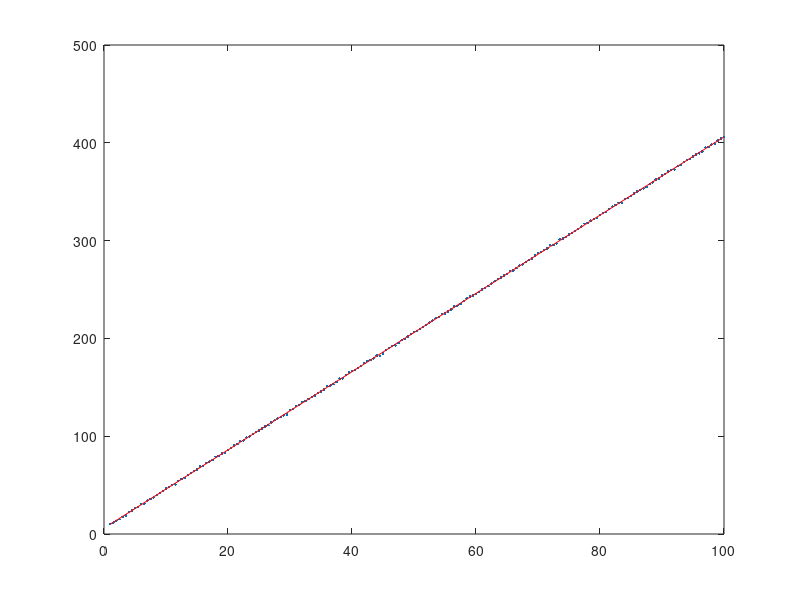

Source code (MATLAB): (Note: this script raises an error after producing the figure.)
function stochastic_demo()
clear all;close all;clc;
n = 100;a =4;b=6;xmin = 1;xmax=n; ymin =a*xmin+b;ymax=a*xmax+b;
x = [1:0.5:n];m = length(x)
y = a*x + b + (randn(1,m))*b*0.1;
plot(x,y,'.');  hold on;
xx=[ones(m,1),x']; yy=y';
w_right =  inv(xx'*xx)*xx'*yy  %best solution

p_yy=w_right(1)+w_right(2).*x; plot(x,p_yy,'-r'); hold on;
%% batch training
lambda = 500; %regularization 
[w_batch,batchthetaRecord, batchCostHistory] = gradientDescent(xx,[0;0;],yy,1e-2/n,lambda,100);
w_batch
p_yy=w_batch(1)+w_batch(2).*x; plot(x,p_yy,'-b'); hold on;
%% streaming training ;
lambda = 5000; %regularization
[w_stream,thetaRecord,  StochasticCostHistory] = StochasticGradientDescent(xx,[0;0;],yy,1e-2/n,lambda,100);
w_stream
p_yy=w_stream(1)+w_stream(2).*x; plot(x,p_yy,'-y'); hold on;
%% plot cost funciton 
figure(2)
plot([1:length(batchCostHistory)]*m,batchCostHistory);
hold on
plot(StochasticCostHistory,'r');xlabel('n');ylabel('cost')
ylim([0,100]);legend('Batch Cost','Stochastic Cost')
hold off
%% accuracy
[1-norm(w_right-w_batch)/norm(w_right),1-norm(w_right-w_stream)/norm(w_right)]
%% step in 
figure(5)
plotme(a,b,x,y)
hold on
plot(batchthetaRecord(:,2),batchthetaRecord(:,1),'*-r')
%% step in 
figure(6)
plotme(a,b,x,y)
hold on
plot(thetaRecord(:,2),thetaRecord(:,1),'*-b')

function plotme(a,b,x,y)
ma = linspace(3,6);
mb = linspace(-20,20);
[mx,my] = meshgrid(ma,mb);
for i=1:length(mx)
    for j=1:length(my)
        mz(i,j) = sum((mx(i,j).*x+my(i,j)-y).^2) ;
    end
end
contour(mx,my,mz,100) %,'ShowText','on'




